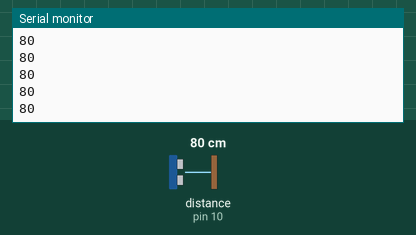
Recording of a sketch running on a simulated Arduino Uno, built with avr-gcc and run on an emulated ATmega328P. Shown: the last lines printed to the serial monitor. Wiring (inferred from the names in the program): ultrasonic range finder: trigger pin 9; echo pin 10. The test bench sets the inputs (shaded band); at power-on: distance to the obstacle (sensor on pin 10) 80 cm. The echo pulse lasts 58.3 µs per cm.

Above: at 1.2 s.
1.3 s: distance to the obstacle (sensor on pin 10) set to 2 cm
At 1.34 s:
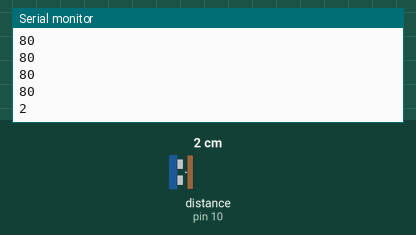
2.8 s: distance to the obstacle (sensor on pin 10) set to 4 cm
At 2.81 s:
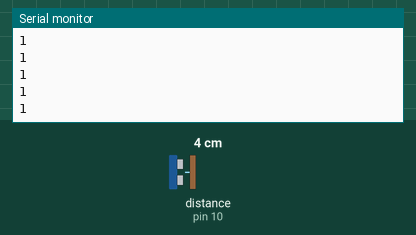
Timing chart, 0 to 5.8 s (numbered marks = the images above; inputs shaded):
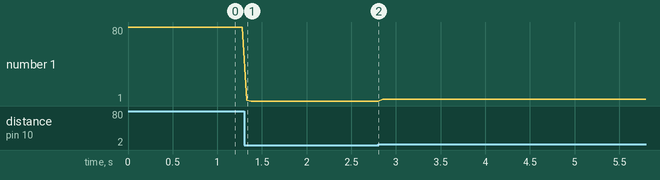

The sketch:

sketch_jun10a.ino
```cpp
const int trigPin = 9;
const int echoPin = 10;

int getDistanceCm() {
  digitalWrite(trigPin, LOW);
  delayMicroseconds(2);

  digitalWrite(trigPin, HIGH);
  delayMicroseconds(10);
  digitalWrite(trigPin, LOW);

  long duration = pulseIn(echoPin, HIGH, 30000);

  if (duration == 0) return 0;
  return duration / 58;
}

void setup() {
  pinMode(trigPin, OUTPUT);
  pinMode(echoPin, INPUT);

  Serial.begin(115200);
}

void loop() {
  int distance = getDistanceCm();

  Serial.println(distance);

  delay(50);
}
```

Measured:
- after the input at 1.3 s, the serial monitor: prints a new line at once (image 1)
- plotted number 1: 80 → 1 after the input at 1.3 s, 1 → 3 after the input at 2.8 s
